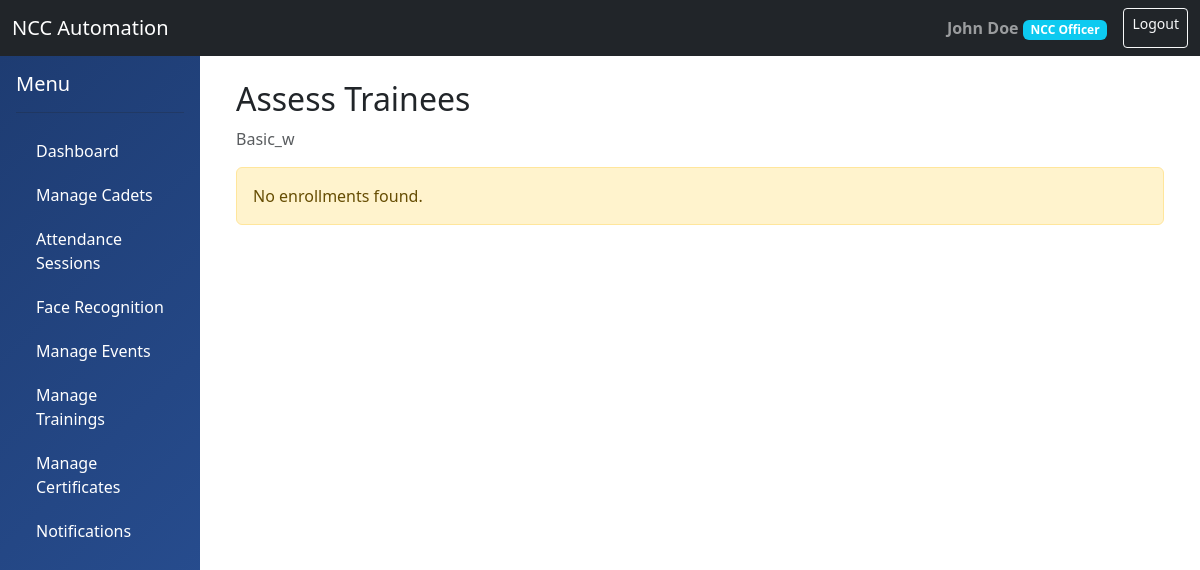
Page /training/2/assess/ (signed in) on the committed database.
### accounts/models.py (models this page shows, shortened)
class User(AbstractUser):
    ROLE_CHOICES = (
        ('ADMIN', 'Administrator'),
        ('OFFICER', 'NCC Officer'),
        ('CADET', 'Cadet'),
    )
    role = models.CharField(max_length=10, choices=ROLE_CHOICES, default='CADET')
    phone_number = models.CharField(max_length=15, blank=True, null=True)
    profile_picture = models.ImageField(upload_to='profiles/', blank=True, null=True)
    date_of_birth = models.DateField(blank=True, null=True)
    address = models.TextField(blank=True, null=True)
    created_at = models.DateTimeField(auto_now_add=True)
    updated_at = models.DateTimeField(auto_now=True)
    is_active_member = models.BooleanField(default=True)
    class Meta:
        db_table = 'users'
        permissions = (
            ('can_view_all_cadets', 'Can view all cadets'),
            ('can_manage_unit', 'Can manage unit'),
            ('can_mark_attendance', 'Can mark attendance'),
            ('can_create_events', 'Can create events'),
        )

### training/models.py (models this page shows, shortened)
class Training(models.Model):
    TRAINING_TYPE_CHOICES = (
        ('WEAPON', 'Weapon Training'),
        ('MAP', 'Map Reading'),
        ('FIRST_AID', 'First Aid'),
        ('DRILL', 'Drill Training'),
        ('PHYSICAL', 'Physical Training'),
        ('LEADERSHIP', 'Leadership Training'),
        ('ADVENTURE', 'Adventure Training'),
        ('COMMUNICATION', 'Communication Skills'),
        ('OTHER', 'Other'),
    )
    STATUS_CHOICES = (
        ('SCHEDULED', 'Scheduled'),
        ('ONGOING', 'Ongoing'),
        ('COMPLETED', 'Completed'),
        ('CANCELLED', 'Cancelled'),
    )
    title = models.CharField(max_length=200)
    description = models.TextField()
    training_type = models.CharField(max_length=20, choices=TRAINING_TYPE_CHOICES)
    duration_hours = models.IntegerField()
    instructor = models.ForeignKey('accounts.Officer', on_delete=models.SET_NULL, null=True, related_name='conducted_trainings')
    start_date = models.DateField()
    end_date = models.DateField()
    unit = models.ForeignKey('units.Unit', on_delete=models.CASCADE, related_name='trainings')
    location = models.CharField(max_length=200)
    venue_details = models.TextField(blank=True)
    max_participants = models.IntegerField(blank=True, null=True)
    prerequisites = models.TextField(blank=True, help_text='Any prerequisites for this training')
    status = models.CharField(max_length=20, choices=STATUS_CHOICES, default='SCHEDULED')
    syllabus = models.FileField(upload_to='trainings/syllabus/', blank=True, null=True)
    is_active = models.BooleanField(default=True)
    created_at = models.DateTimeField(auto_now_add=True)
    updated_at = models.DateTimeField(auto_now=True)
    class Meta:
        db_table = 'trainings'
        ordering = ['-start_date']

### training/views.py (the view, shortened to what this page needs)
# urls.py: path('<int:pk>/assess/', views.training_assess, name='training_assess'),
@officer_required
def training_assess(request, pk):
    training = get_object_or_404(Training, pk=pk)
    enrollments = training.enrollments.all().select_related('cadet__user')
    return render(request, 'training/training_assess.html', {
        'training': training,
        'enrollments': enrollments
    })

### templates/training/training_assess.html (shortened to what this page needs)
{% extends 'base.html' %}
{% block content %}
<div class="container">
    <h2>Assess Trainees</h2>
    <p class="text-muted">{{ training.title }}</p>
    {% if enrollments %}
    <form method="post">
        {% csrf_token %}
        <div class="card">
            <div class="card-body">
                <div class="table-responsive">
                    <table class="table table-hover">
                        <thead>
                            <tr>
                                <th>Cadet</th>
                                <th>Attendance %</th>
                                <th>Theory Score</th>
                                <th>Practical Score</th>
                                <th>Overall Score</th>
                                <th>Completed</th>
                            </tr>
                        </thead>
                        <tbody>
                            {% for enrollment in enrollments %}
                            <tr>
                                <td><strong>{{ enrollment.cadet.user.get_full_name }}</strong></td>
                                <td>
                                    <input type="number" name="attendance_{{ enrollment.id }}"
                                           class="form-control form-control-sm" min="0" max="100" step="0.01"
                                           value="{{ enrollment.attendance_percentage }}" placeholder="0-100">
                                </td>
                                <td>
                                    <input type="number" name="theory_{{ enrollment.id }}"
                                           class="form-control form-control-sm" min="0" max="100" step="0.01"
                                           value="{{ enrollment.theory_score|default:'' }}" placeholder="0-100">
                                </td>
                                <td>
                                    <input type="number" name="practical_{{ enrollment.id }}"
                                           class="form-control form-control-sm" min="0" max="100" step="0.01"
                                           value="{{ enrollment.practical_score|default:'' }}" placeholder="0-100">
                                </td>
                                <td>
                                    <input type="number" name="overall_{{ enrollment.id }}"
                                           class="form-control form-control-sm" min="0" max="100" step="0.01"
                                           value="{{ enrollment.overall_score|default:'' }}" placeholder="0-100">
                                </td>
                                <td>
                                    <input type="checkbox" name="completed_{{ enrollment.id }}"
                                           class="form-check-input" {% if enrollment.completion_status %}checked{% endif %}>
                                </td>
                            </tr>
                            {% endfor %}
                        </tbody>
                    </table>
                </div>
            </div>
            <div class="card-footer">
                <button type="submit" class="btn btn-success btn-lg">Save Assessment</button>
                <a href="{% url 'training_detail' training.pk %}" class="btn btn-secondary btn-lg">Cancel</a>
            </div>
        </div>
    </form>
    {% else %}
    <div class="alert alert-warning">No enrollments found.</div>
    {% endif %}
</div>
{% endblock %}

### templates/base.html (shortened to what this page needs)
<!DOCTYPE html>
<html lang="en">
<head>
    <link href="https://cdn.jsdelivr.net/npm/bootstrap@5.3.0/dist/css/bootstrap.min.css" rel="stylesheet">
</head>
<body>
    <nav class="navbar navbar-expand-lg navbar-dark bg-dark">
        <div class="container-fluid">
            <a class="navbar-brand" href="{% url 'dashboard' %}">NCC Automation</a>
            <div class="d-flex">
                {% if user.is_authenticated %}
                <span class="navbar-text me-3">
                    <strong>{{ user.get_full_name }}</strong>
                    <span class="badge bg-info">{{ user.get_role_display }}</span>
                </span>
                <a href="{% url 'logout' %}" class="btn btn-outline-light btn-sm">Logout</a>
                {% endif %}
            </div>
        </div>
    </nav>
    <div class="container-fluid">
        <div class="row">
            {% if user.is_authenticated %}
            <div class="col-md-2 sidebar p-0">
                <div class="p-3">
                    <h5 class="text-white">Menu</h5>
                    <hr class="bg-white">
                    <a href="{% url 'dashboard' %}">Dashboard</a>
                    {% if user.role != 'CADET' %}
                        <a href="{% url 'cadet_list' %}">Manage Cadets</a>
                        <a href="{% url 'attendance_session_list' %}">Attendance Sessions</a>
                        <a href="{% url 'face_management' %}">Face Recognition</a>
                        <a href="{% url 'event_list' %}">Manage Events</a>
                        <a href="{% url 'training_list' %}">Manage Trainings</a>
                        <a href="{% url 'certificate_list' %}">Manage Certificates</a>
                        <a href="{% url 'notification_list' %}">Notifications</a>
                    {% endif %}
                </div>
            </div>
            {% endif %}
            <div class="col-md-10 p-4">
                {% block content %}{% endblock %}
            </div>
        </div>
    </div>
</body>
</html>

### templates/base.html (style rules this page uses)
.sidebar { min-height: 100vh; background: linear-gradient(135deg, #1e3c72 0%, #2a5298 100%); }
.sidebar a { color: white; text-decoration: none; padding: 10px 20px; display: block; transition: all 0.3s; }

### rows in the picture
User: get_full_name "John Doe", role "NCC Officer"
Training: title "Basic_w"
